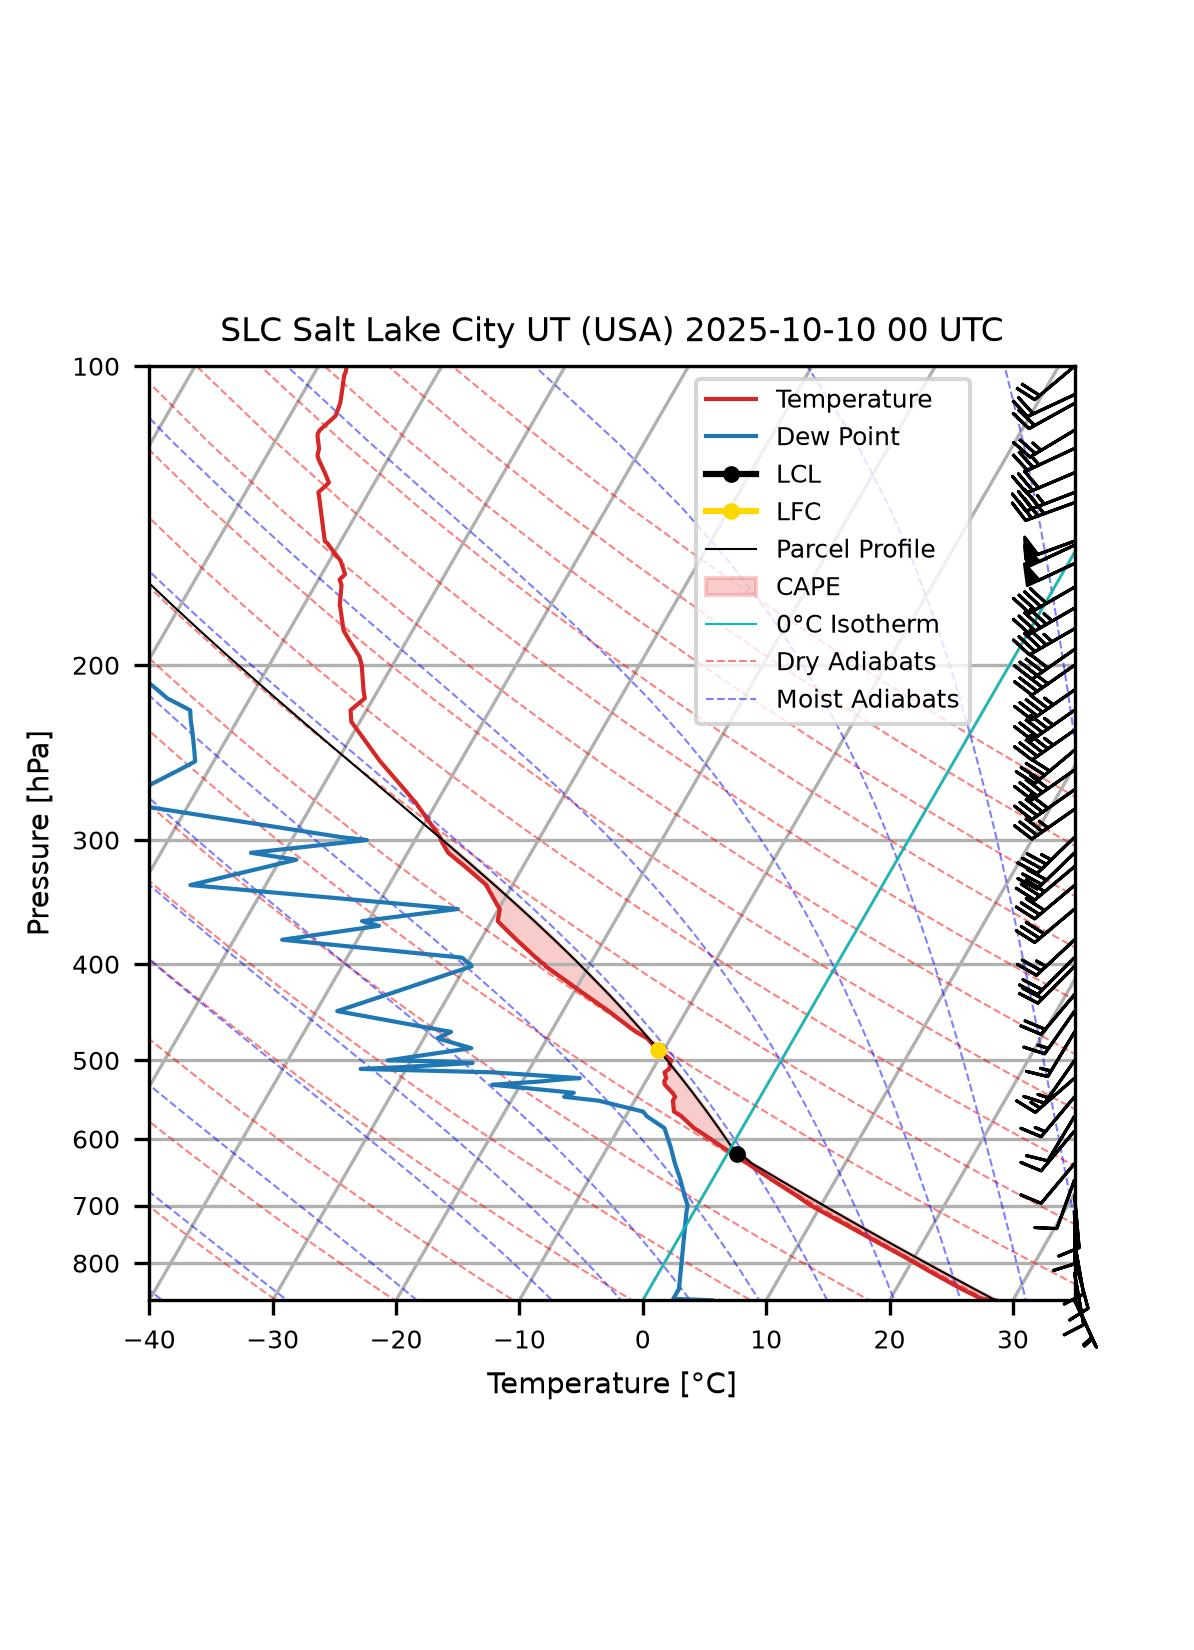

The Python source for this figure:
from datetime import datetime
from siphon.simplewebservice.wyoming import WyomingUpperAir
from metpy.units import units
import matplotlib.pyplot as plt
import metpy.plots as mpplots
import metpy.calc as mpcalc
import numpy as np
import pandas as pd
import sys
from pathlib import Path

# ---------------------------------------------------------
# Exercise: Create a Skew-T Diagram Using Radiosonde Data
#
# In this exercise, students will:
#   - Download upper-air sounding data from the
#     University of Wyoming archive
#   - Extract atmospheric variables such as
#     temperature, dew point, and wind
#   - Create a Skew-T diagram using MetPy
#   - Add atmospheric stability information such as
#     LCL, LFC, CAPE, and adiabatic lines
#
# Data Source:
#   University of Wyoming Upper-Air Sounding Archive
#   https://weather.uwyo.edu/upperair/sounding.shtml
#
#   Use this website to find station IDs and sounding data.
#
# Student Tasks:
#   Steps 1 & 2:
#      Run the program and inspect the downloaded data.
#      After checking the data, comment out sys.exit().
#
#   Step 3:
#      Enable plotting of temperature and dew point
#      profiles by setting:
#         func_pltdat = True
#
#   Step 4:
#      Add atmospheric analysis information by setting:
#         func_addinfo = True
#
# Suggested Exploration:
#   - Change the observation date (`doi`)
#   - Change the station ID (`sid`)
#   - Compare atmospheric stability under different
#     weather conditions
# ---------------------------------------------------------

# Define date and time of the sounding observation
# Format: year, month, day, hour (UTC)
doi = datetime(2025, 10, 10, 0)

# Define station ID and station name
sid = "SLC"
sname = 'Salt Lake City UT (USA)'


# ---------------------------------------------------------
# Read radiosonde sounding data into a Pandas DataFrame
# ---------------------------------------------------------
df = WyomingUpperAir.request_data(doi, sid)

## or read downloaded data
#filename = Path('../../data/2025101000-72572.csv')
#df = pd.read_csv(filename)

print(df)

# ---------------------------------------------------------
# Step 1:
# Display downloaded data
# ---------------------------------------------------------
#sys.exit()

# ---------------------------------------------------------
# Remove duplicated pressure rows
#
# MetPy calculations require pressure values to be
# monotonic (continuously decreasing with height).
# ---------------------------------------------------------
df.drop_duplicates(subset=['pressure'], inplace=True)

# ---------------------------------------------------------
# Extract atmospheric variables and attach units
#
# Units are required for MetPy meteorological calculations.
# ---------------------------------------------------------
p = df['pressure'].to_numpy() * units(df.units['pressure'])       # hPa
t = df['temperature'].to_numpy() * units(df.units['temperature']) # deg C
td = df['dewpoint'].to_numpy() * units(df.units['dewpoint'])      # deg C
u = df['u_wind'].to_numpy() * units(df.units['u_wind'])           # knots
v = df['v_wind'].to_numpy() * units(df.units['v_wind'])           # knots

print(t)
# ---------------------------------------------------------
# Step 2:
# Check the downloaded data first.
#
# After confirming the data looks correct,
# comment out the line below.
# ---------------------------------------------------------
#sys.exit()

# ---------------------------------------------------------
# Create a Skew-T figure
# ---------------------------------------------------------
fig = plt.figure(figsize=(3.98, 5.5))

# Create Skew-T plotting object
skewt = mpplots.SkewT(fig)

# ---------------------------------------------------------
# Step 3:
# Set to True after checking the baseline plot
# ---------------------------------------------------------
func_pltdat = True
#False

if func_pltdat:

   # Plot temperature profile
   skewt.plot(p, t, 'tab:red', linewidth=1,
              label='Temperature')

   # Plot dew point profile
   skewt.plot(p, td, 'tab:blue', linewidth=1,
              label='Dew Point')

# ---------------------------------------------------------
# Step 4:
# Add atmospheric stability analysis information
# ---------------------------------------------------------
func_addinfo = True

if func_addinfo:

   # ------------------------------------------------------
   # LCL:
   # Height where rising air first becomes saturated
   # ------------------------------------------------------
   lcl_pressure, lcl_temperature = mpcalc.lcl(
       p[0], t[0], td[0]
   )

   skewt.plot(
       lcl_pressure,
       lcl_temperature,
       color='black',
       marker='o',
       markersize=3,
       markerfacecolor='black',
       label='LCL'
   )

   # ------------------------------------------------------
   # LFC:
   # Height where air parcel becomes positively buoyant
   # ------------------------------------------------------
   lfc_pressure, lfc_temperature = mpcalc.lfc(p, t, td)

   skewt.plot(
       lfc_pressure,
       lfc_temperature,
       color='gold',
       marker='o',
       markersize=3,
       markerfacecolor='gold',
       zorder=3,
       label='LFC'
   )

   # ------------------------------------------------------
   # Parcel ascent profile
   # ------------------------------------------------------
   prof = mpcalc.parcel_profile(p, t[0], td[0])

   skewt.plot(
       p,
       prof,
       color='black',
       linewidth=0.5,
       label='Parcel Profile'
   )

   # ------------------------------------------------------
   # CAPE shading
   #
   # Indicates atmospheric instability and potential
   # thunderstorm development.
   # ------------------------------------------------------
   skewt.shade_cape(
       p, t, prof,
       color='lightcoral',
       alpha=0.4,
       label='CAPE'
   )

   # ------------------------------------------------------
   # Plot 0°C isotherm
   # ------------------------------------------------------
   skewt.ax.axvline(
       0,
       color='c',
       linestyle='-',
       linewidth=0.5,
       label='0°C Isotherm'
   )

   # ------------------------------------------------------
   # Add dry and moist adiabatic reference lines
   # ------------------------------------------------------
   t0 = np.arange(-50, 150, 10) * units.degree_Celsius

   skewt.plot_dry_adiabats(
       t0,
       color='red',
       linestyle='--',
       linewidth=0.5,
       label='Dry Adiabats'
   )

   skewt.plot_moist_adiabats(
       linestyle='--',
       linewidth=0.5,
       label='Moist Adiabats'
   )

   # ------------------------------------------------------
   # Plot wind barbs
   # ------------------------------------------------------
   mask = p >= 100 * units.hectopascal

   interval = np.logspace(2, 3, num=50) * units.hPa

   idx = mpcalc.resample_nn_1d(
       p[mask], interval
   )

   skewt.plot_barbs(
       p[mask][idx],
       u[mask][idx],
       v[mask][idx],
       color='black',
       linewidth=0.75,
       length=5
   )

# ---------------------------------------------------------
# Format x-axis
# ---------------------------------------------------------
skewt.ax.set_xlim(-40, 35)
skewt.ax.set_xlabel('Temperature [°C]', fontsize=7)
skewt.ax.tick_params(axis='x', which='major', labelsize=6)

# ---------------------------------------------------------
# Format y-axis
# ---------------------------------------------------------
skewt.ax.set_ylim(p[0], 100)
skewt.ax.set_ylabel('Pressure [hPa]', fontsize=7)
skewt.ax.tick_params(axis='y', which='major', labelsize=6)

# ---------------------------------------------------------
# Add figure title
# ---------------------------------------------------------
skewt.ax.set_title(
    f'{sid} {sname} {doi.strftime("%Y-%m-%d %H UTC")}',
    fontsize=8
)

# Display legend
if func_pltdat:
   plt.legend(fontsize=6,
              loc='upper right',
              bbox_to_anchor=(0.9, 1))

# ---------------------------------------------------------
# Save figure as JPEG
# ---------------------------------------------------------
output_path = Path(__file__).with_suffix('.jpg')

plt.savefig(output_path, dpi=300)

plt.close()
